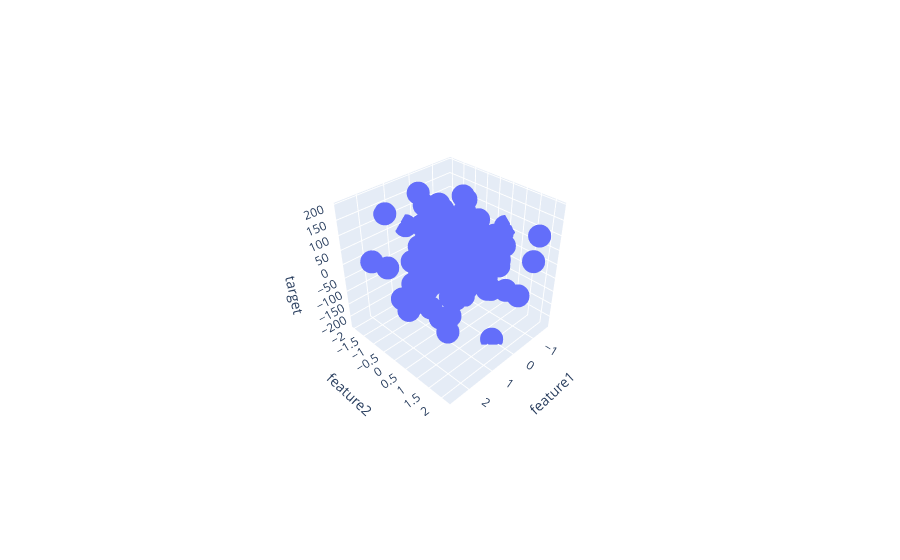

Notebook source saved alongside this figure:
### Code cell
fig=px.scatter_3d(df,x='feature1',y='feature2',z='target')
fig.show()
